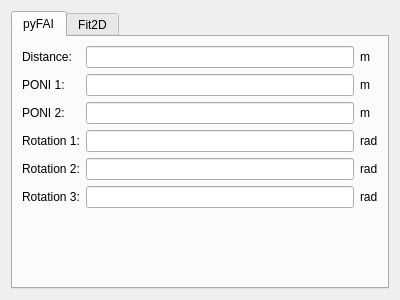
<?xml version="1.0" encoding="UTF-8"?>
<ui version="4.0">
 <class>Form</class>
 <widget class="QWidget" name="Form">
  <property name="geometry">
   <rect>
    <x>0</x>
    <y>0</y>
    <width>400</width>
    <height>300</height>
   </rect>
  </property>
  <property name="windowTitle">
   <string>Form</string>
  </property>
  <layout class="QGridLayout" name="gridLayout_3">
   <item row="0" column="0">
    <widget class="QTabWidget" name="tabWidget">
     <property name="currentIndex">
      <number>0</number>
     </property>
     <widget class="QWidget" name="tab">
      <attribute name="title">
       <string>pyFAI</string>
      </attribute>
      <layout class="QGridLayout" name="gridLayout">
       <item row="3" column="0">
        <widget class="QLabel" name="label_2">
         <property name="text">
          <string>PONI 2:</string>
         </property>
        </widget>
       </item>
       <item row="3" column="1">
        <widget class="QuantityEdit" name="_pyfaiPoni2">
         <property name="text">
          <string/>
         </property>
         <property name="alignment">
          <set>Qt::AlignRight|Qt::AlignTrailing|Qt::AlignVCenter</set>
         </property>
        </widget>
       </item>
       <item row="1" column="0">
        <widget class="QLabel" name="label">
         <property name="text">
          <string>PONI 1:</string>
         </property>
        </widget>
       </item>
       <item row="0" column="2">
        <widget class="UnitLabel" name="_pyfaiDistanceUnit">
         <property name="sizePolicy">
          <sizepolicy hsizetype="Fixed" vsizetype="Preferred">
           <horstretch>0</horstretch>
           <verstretch>0</verstretch>
          </sizepolicy>
         </property>
         <property name="text">
          <string>m</string>
         </property>
        </widget>
       </item>
       <item row="6" column="2">
        <widget class="UnitLabel" name="_pyfaiRotation3Unit">
         <property name="sizePolicy">
          <sizepolicy hsizetype="Fixed" vsizetype="Preferred">
           <horstretch>0</horstretch>
           <verstretch>0</verstretch>
          </sizepolicy>
         </property>
         <property name="text">
          <string>rad</string>
         </property>
        </widget>
       </item>
       <item row="5" column="2">
        <widget class="UnitLabel" name="_pyfaiRotation2Unit">
         <property name="sizePolicy">
          <sizepolicy hsizetype="Fixed" vsizetype="Preferred">
           <horstretch>0</horstretch>
           <verstretch>0</verstretch>
          </sizepolicy>
         </property>
         <property name="text">
          <string>rad</string>
         </property>
        </widget>
       </item>
       <item row="4" column="0">
        <widget class="QLabel" name="label_3">
         <property name="text">
          <string>Rotation 1:</string>
         </property>
        </widget>
       </item>
       <item row="6" column="0">
        <widget class="QLabel" name="label_4">
         <property name="text">
          <string>Rotation 3:</string>
         </property>
        </widget>
       </item>
       <item row="1" column="2">
        <widget class="UnitLabel" name="_pyfaiPoni1Unit">
         <property name="sizePolicy">
          <sizepolicy hsizetype="Fixed" vsizetype="Preferred">
           <horstretch>0</horstretch>
           <verstretch>0</verstretch>
          </sizepolicy>
         </property>
         <property name="text">
          <string>m</string>
         </property>
        </widget>
       </item>
       <item row="5" column="0">
        <widget class="QLabel" name="label_5">
         <property name="text">
          <string>Rotation 2:</string>
         </property>
        </widget>
       </item>
       <item row="1" column="1">
        <widget class="QuantityEdit" name="_pyfaiPoni1">
         <property name="text">
          <string/>
         </property>
         <property name="alignment">
          <set>Qt::AlignRight|Qt::AlignTrailing|Qt::AlignVCenter</set>
         </property>
        </widget>
       </item>
       <item row="5" column="1">
        <widget class="QuantityEdit" name="_pyfaiRotation2">
         <property name="text">
          <string/>
         </property>
         <property name="alignment">
          <set>Qt::AlignRight|Qt::AlignTrailing|Qt::AlignVCenter</set>
         </property>
        </widget>
       </item>
       <item row="4" column="1">
        <widget class="QuantityEdit" name="_pyfaiRotation1">
         <property name="text">
          <string/>
         </property>
         <property name="alignment">
          <set>Qt::AlignRight|Qt::AlignTrailing|Qt::AlignVCenter</set>
         </property>
        </widget>
       </item>
       <item row="6" column="1">
        <widget class="QuantityEdit" name="_pyfaiRotation3">
         <property name="text">
          <string/>
         </property>
         <property name="alignment">
          <set>Qt::AlignRight|Qt::AlignTrailing|Qt::AlignVCenter</set>
         </property>
        </widget>
       </item>
       <item row="0" column="1">
        <widget class="QuantityEdit" name="_pyfaiDistance">
         <property name="text">
          <string/>
         </property>
         <property name="alignment">
          <set>Qt::AlignRight|Qt::AlignTrailing|Qt::AlignVCenter</set>
         </property>
        </widget>
       </item>
       <item row="0" column="0">
        <widget class="QLabel" name="label_6">
         <property name="text">
          <string>Distance:</string>
         </property>
        </widget>
       </item>
       <item row="3" column="2">
        <widget class="UnitLabel" name="_pyfaiPoni2Unit">
         <property name="sizePolicy">
          <sizepolicy hsizetype="Fixed" vsizetype="Preferred">
           <horstretch>0</horstretch>
           <verstretch>0</verstretch>
          </sizepolicy>
         </property>
         <property name="text">
          <string>m</string>
         </property>
        </widget>
       </item>
       <item row="4" column="2">
        <widget class="UnitLabel" name="_pyfaiRotation1Unit">
         <property name="sizePolicy">
          <sizepolicy hsizetype="Fixed" vsizetype="Preferred">
           <horstretch>0</horstretch>
           <verstretch>0</verstretch>
          </sizepolicy>
         </property>
         <property name="text">
          <string>rad</string>
         </property>
        </widget>
       </item>
       <item row="7" column="1">
        <spacer name="verticalSpacer">
         <property name="orientation">
          <enum>Qt::Vertical</enum>
         </property>
         <property name="sizeHint" stdset="0">
          <size>
           <width>20</width>
           <height>40</height>
          </size>
         </property>
        </spacer>
       </item>
      </layout>
     </widget>
     <widget class="QWidget" name="tab_2">
      <attribute name="title">
       <string>Fit2D</string>
      </attribute>
      <layout class="QGridLayout" name="gridLayout_2">
       <item row="3" column="1">
        <widget class="QuantityEdit" name="_fit2dTilt">
         <property name="text">
          <string/>
         </property>
         <property name="alignment">
          <set>Qt::AlignRight|Qt::AlignTrailing|Qt::AlignVCenter</set>
         </property>
        </widget>
       </item>
       <item row="0" column="0">
        <widget class="QLabel" name="label_7">
         <property name="text">
          <string>Direct distance:</string>
         </property>
        </widget>
       </item>
       <item row="0" column="1">
        <widget class="QuantityEdit" name="_fit2dDistance">
         <property name="text">
          <string/>
         </property>
         <property name="alignment">
          <set>Qt::AlignRight|Qt::AlignTrailing|Qt::AlignVCenter</set>
         </property>
        </widget>
       </item>
       <item row="2" column="0">
        <widget class="QLabel" name="label_16">
         <property name="text">
          <string>Center Y:</string>
         </property>
        </widget>
       </item>
       <item row="1" column="2">
        <widget class="UnitLabel" name="_fit2dCenterXUnit">
         <property name="sizePolicy">
          <sizepolicy hsizetype="Fixed" vsizetype="Preferred">
           <horstretch>0</horstretch>
           <verstretch>0</verstretch>
          </sizepolicy>
         </property>
         <property name="text">
          <string>px</string>
         </property>
        </widget>
       </item>
       <item row="2" column="2">
        <widget class="UnitLabel" name="_fit2dCenterYUnit">
         <property name="sizePolicy">
          <sizepolicy hsizetype="Fixed" vsizetype="Preferred">
           <horstretch>0</horstretch>
           <verstretch>0</verstretch>
          </sizepolicy>
         </property>
         <property name="text">
          <string>px</string>
         </property>
        </widget>
       </item>
       <item row="4" column="1">
        <widget class="QuantityEdit" name="_fit2dTiltPlan">
         <property name="text">
          <string/>
         </property>
         <property name="alignment">
          <set>Qt::AlignRight|Qt::AlignTrailing|Qt::AlignVCenter</set>
         </property>
        </widget>
       </item>
       <item row="6" column="0">
        <widget class="QWidget" name="widget" native="true"/>
       </item>
       <item row="1" column="1">
        <widget class="QuantityEdit" name="_fit2dCenterX">
         <property name="text">
          <string/>
         </property>
         <property name="alignment">
          <set>Qt::AlignRight|Qt::AlignTrailing|Qt::AlignVCenter</set>
         </property>
        </widget>
       </item>
       <item row="4" column="2">
        <widget class="UnitLabel" name="_fit2dTiltPlanUnit">
         <property name="sizePolicy">
          <sizepolicy hsizetype="Fixed" vsizetype="Preferred">
           <horstretch>0</horstretch>
           <verstretch>0</verstretch>
          </sizepolicy>
         </property>
         <property name="text">
          <string>rad</string>
         </property>
        </widget>
       </item>
       <item row="4" column="0">
        <widget class="QLabel" name="label_18">
         <property name="text">
          <string>Tilt plan rotation:</string>
         </property>
        </widget>
       </item>
       <item row="3" column="2">
        <widget class="UnitLabel" name="_fit2dTiltUnit">
         <property name="sizePolicy">
          <sizepolicy hsizetype="Fixed" vsizetype="Preferred">
           <horstretch>0</horstretch>
           <verstretch>0</verstretch>
          </sizepolicy>
         </property>
         <property name="text">
          <string>rad</string>
         </property>
        </widget>
       </item>
       <item row="1" column="0">
        <widget class="QLabel" name="label_15">
         <property name="text">
          <string>Center X:</string>
         </property>
        </widget>
       </item>
       <item row="2" column="1">
        <widget class="QuantityEdit" name="_fit2dCenterY">
         <property name="text">
          <string/>
         </property>
         <property name="alignment">
          <set>Qt::AlignRight|Qt::AlignTrailing|Qt::AlignVCenter</set>
         </property>
        </widget>
       </item>
       <item row="6" column="1">
        <spacer name="verticalSpacer_2">
         <property name="orientation">
          <enum>Qt::Vertical</enum>
         </property>
         <property name="sizeHint" stdset="0">
          <size>
           <width>20</width>
           <height>40</height>
          </size>
         </property>
        </spacer>
       </item>
       <item row="0" column="2">
        <widget class="UnitLabel" name="_fit2dDistanceUnit">
         <property name="sizePolicy">
          <sizepolicy hsizetype="Fixed" vsizetype="Preferred">
           <horstretch>0</horstretch>
           <verstretch>0</verstretch>
          </sizepolicy>
         </property>
         <property name="text">
          <string>m</string>
         </property>
        </widget>
       </item>
       <item row="3" column="0">
        <widget class="QLabel" name="label_17">
         <property name="text">
          <string>Tilt:</string>
         </property>
        </widget>
       </item>
       <item row="5" column="0" colspan="3">
        <widget class="QLabel" name="_fit2dError">
         <property name="styleSheet">
          <string notr="true">QLabel {color: red}</string>
         </property>
         <property name="text">
          <string/>
         </property>
         <property name="alignment">
          <set>Qt::AlignCenter</set>
         </property>
         <property name="wordWrap">
          <bool>true</bool>
         </property>
        </widget>
       </item>
      </layout>
     </widget>
    </widget>
   </item>
  </layout>
 </widget>
 <customwidgets>
  <customwidget>
   <class>QuantityEdit</class>
   <extends>QLineEdit</extends>
   <header>pyFAI.gui.widgets.QuantityEdit</header>
  </customwidget>
  <customwidget>
   <class>UnitLabel</class>
   <extends>QLabel</extends>
   <header>pyFAI.gui.widgets.UnitLabel</header>
  </customwidget>
 </customwidgets>
 <resources/>
 <connections/>
</ui>
